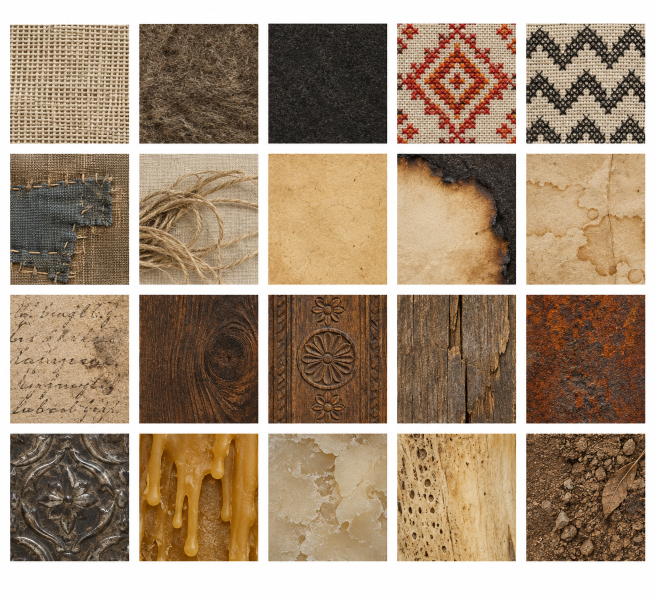
#> input picture assets/images/ChatGPT Image 11 de set. de 2026, 12_55_46.png, 1310 x 1200 px (shown at 1/2 size)
$ python fatiar-assets.py
#> lines starting #> are read from the running program, lines starting #| are printed output that depends on the picture; after the words box and inside, x2 and y2 are one past the last pixel; in counts of white or black regions, pixels touching at a corner belong together
# -*- coding: utf-8 -*-
"""
Fatia as folhas de contato geradas por IA nos arquivos individuais do app.

As folhas vem em uma imagem so, com varios itens em grade (ver
docs/ASSETS_A_GERAR.md). Este script acha as calhas e corta.

Por que detectar a calha em vez de dividir a largura por 5: o gerador nao
devolve exatamente a proporcao pedida, e as celulas nao ficam com largura
identica. Dividir por geometria corta material da borda de uma celula e sobra
calha na outra. Procurar as linhas de fundo continuo acerta as duas coisas.
"""
import io
import os
import sys

import numpy as np
from PIL import Image

RAIZ = os.path.dirname(os.path.dirname(os.path.abspath(__file__)))
ENTRADA = os.path.join(RAIZ, 'assets', 'images')


def faixas(mascara_fundo, minimo):
    """
    Converte um vetor booleano "esta linha e toda fundo?" em faixas de conteudo.

    Devolve [(inicio, fim)] de cada trecho continuo de conteudo com pelo menos
    `minimo` pixels — o minimo descarta ruido de compressao na calha.
    """
    out, inicio = [], None
    for i, e_fundo in enumerate(mascara_fundo):
        if not e_fundo and inicio is None:
            inicio = i
        elif e_fundo and inicio is not None:
            if i - inicio >= minimo:
                out.append((inicio, i))
            inicio = None
    if inicio is not None and len(mascara_fundo) - inicio >= minimo:
        out.append((inicio, len(mascara_fundo)))
    return out


def grade(img, e_fundo, minimo_frac=0.25):
    """Acha as colunas e linhas de conteudo de uma folha em grade."""
    a = np.asarray(img.convert('RGB')).astype(np.int16)
    fundo = e_fundo(a)  # matriz booleana HxW
    h, w = fundo.shape
    cols = faixas(fundo.all(axis=0), int(w / 12 * minimo_frac))
    rows = faixas(fundo.all(axis=1), int(h / 12 * minimo_frac))
    return cols, rows


def quase_branco(a):
    return (a > 233).all(axis=2)


def verde_croma(a):
    r, g, b = a[:, :, 0], a[:, :, 1], a[:, :, 2]
    return (g > 90) & (g.astype(int) - r > 45) & (g.astype(int) - b > 45)


def aparar_borda(img, tolerancia=14, maximo_frac=0.08):
    """
    Remove a tira de calha que sobra no recorte.

    O detector de grade usa `quase_branco` (`> 233` nos tres canais), e os
    pixels da transicao entre a calha branca e o material caem abaixo disso
    primeiro no canal AZUL — papel e linho sao creme, entao o azul despenca
    antes do vermelho. Resultado: a borda entra no recorte como conteudo.

    Isso passa despercebido enquanto a textura e usada em opacidade baixa, e
    aparece de forma gritante quando ela vai a `resizeMode="repeat"`: cada
    emenda de ladrilho desenha a tira clara, e a superficie ganha uma grade de
    linhas brancas. Foi assim que a carta de funcao ficou com linha branca em
    cima, embaixo e nas laterais.

    Medido em `papel-encardido.png` antes da correcao:

        linha  0   [229.5 205.2 169.7]
        linha  1   [205.5 163.0 105.0]   <- o papel de verdade
        linha -1   [245.6 236.8 223.4]   <- quase branca

    Aqui a referencia e a mediana do MIOLO (60% centrais), e some toda borda
    que se afasta dela mais que `tolerancia`. O teto de 8% por lado evita que
    um material legitimamente claro numa ponta seja comido.
    """
    a = np.asarray(img.convert('RGB')).astype(np.int16)
    h, w = a.shape[:2]
    miolo = a[int(h * 0.2):int(h * 0.8), int(w * 0.2):int(w * 0.8)]
    referencia = np.median(miolo.reshape(-1, 3), axis=0)

    def longe(linha):
        return np.abs(linha.mean(axis=0) - referencia).max() > tolerancia

    topo, base = 0, h
    for _ in range(int(h * maximo_frac)):
        if topo < base and longe(a[topo]):
            topo += 1
        else:
            break
    for _ in range(int(h * maximo_frac)):
        if base - 1 > topo and longe(a[base - 1]):
            base -= 1
        else:
            break

    esq, dir_ = 0, w
    for _ in range(int(w * maximo_frac)):
        if esq < dir_ and longe(a[:, esq]):
            esq += 1
        else:
            break
    for _ in range(int(w * maximo_frac)):
        if dir_ - 1 > esq and longe(a[:, dir_ - 1]):
            dir_ -= 1
        else:
            break

    return img.crop((esq, topo, dir_, base))


def salvar(img, caixa, destino, aparar=True):
    os.makedirs(os.path.dirname(destino), exist_ok=True)
    recorte = img.crop(caixa)
    if aparar:
        recorte = aparar_borda(recorte)
    recorte.save(destino)


def chave_de_cor(recorte):
    """
    Remove o verde-croma e devolve RGBA.

    A borda de um objeto fotografado carrega um pouco do verde do fundo por
    causa do anti-aliasing. Zerar so o que e "bem verde" deixa uma franja; por
    isso o alfa cai de forma gradual na faixa de transicao, e o residuo verde e
    descontado do proprio pixel.
    """
    a = np.asarray(recorte.convert('RGB')).astype(np.float32)
    r, g, b = a[:, :, 0], a[:, :, 1], a[:, :, 2]
    # Quanto o verde se destaca do maior dos outros dois canais.
    excesso = g - np.maximum(r, b)
    alfa = np.clip((60.0 - excesso) / 45.0, 0.0, 1.0)
    # Desconta a contaminacao verde da borda.
    g2 = np.where(excesso > 0, np.minimum(g, np.maximum(r, b)), g)
    rgba = np.dstack([r, g2, b, alfa * 255.0]).astype(np.uint8)
    return Image.fromarray(rgba, 'RGBA')


def recortar_conteudo(rgba, folga=2):
    """Aperta o recorte na parte visivel, com uma folga de seguranca."""
    alfa = np.asarray(rgba)[:, :, 3]
    ys, xs = np.where(alfa > 12)
    if len(xs) == 0:
        return rgba
    x0, x1 = max(0, xs.min() - folga), min(rgba.width, xs.max() + 1 + folga)
    y0, y1 = max(0, ys.min() - folga), min(rgba.height, ys.max() + 1 + folga)
    return rgba.crop((x0, y0, x1, y1))


MATERIAIS = [
    'linho-cru', 'la-grossa', 'feltro-escuro', 'bordado-vermelho', 'bordado-preto',
    'remendo', 'barbante', 'papel-encardido', 'papel-queimado', 'papel-manchado',
    'manuscrito', 'nogueira', 'entalhe', 'ripa-gasta', 'ferro-oxidado',
    'prata-batida', 'cera', 'sebo', 'osso', 'terra',
]

RECORTES = [
    'chave', 'ferradura', 'prego', 'vela', 'colher',
    'frasco', 'sino', 'cruz', 'faca', 'corda',
    'espelho', 'ossos', 'la', 'dente', 'anel',
    'moeda', 'lamparina', 'machadinha', 'pena-tinteiro', 'selo',
]

FUNDOS = ['noite', 'dia', 'morte', 'vitoria', 'neutro', 'terra']


# As folhas, por NOME e nao por ordem alfabetica.
#
# Isto ja quebrou uma vez: o script pegava `sorted(...)[0], [1], [2]` da pasta
# `assets/images/`. Funcionou enquanto so havia as tres folhas; no momento em
# que o usuario largou ali a folha de icones e um print da logo, "Captura de
# tela ..." virou o primeiro item e o script tentou fatiar um print de 122x150
# como se fosse a folha de 20 materiais.
#
# `assets/images/` e a pasta onde o usuario JOGA imagem nova — tratar a ordem
# dela como contrato e errado por construcao. Folha nova: acrescente aqui.
FOLHAS = {
    'materiais': 'ChatGPT Image 11 de set. de 2026, 12_55_46.png',
    'recortes': 'ChatGPT Image 11 de set. de 2026, 12_58_34.png',
    'fundos': 'ChatGPT Image 11 de set. de 2026, 13_01_27.png',
    # A folha de icones das funcoes tem script proprio, porque a grade dela nao
    # e detectavel: ver `scripts/fatiar-icones-roles.py`.
}


def folha(nome):
    caminho = os.path.join(ENTRADA, FOLHAS[nome])
    if not os.path.exists(caminho):
        sys.exit(
            f'Nao achei a folha de {nome}:\n    {caminho}\n\n'
            'Se o arquivo foi renomeado ou substituido, atualize FOLHAS no topo '
            'deste script. A ordem dos arquivos na pasta nao e usada de proposito.'
        )
    return caminho


def celulas(img, cols, rows, esperado, nome_folha):
    total = len(cols) * len(rows)
    print(f'  {nome_folha}: {len(cols)} colunas x {len(rows)} linhas = {total}')
    if total != esperado:
        print(f'  !! esperava {esperado} celulas. Confira a deteccao de calha.')
    return total == esperado


def main():
    materiais, recortes, fundos = (folha('materiais'), folha('recortes'), folha('fundos'))

    # ── Bloco 1: materiais, calha branca, 5 x 4 ─────────────────────────────
    img = Image.open(materiais)
#> img is the input picture: PIL image 1310x1200 RGB; mean R, G, B 164.5, 143.6, 121.4
    cols, rows = grade(img, quase_branco)
#> in quase_branco, `return (a > 233).all(axis=2)`:
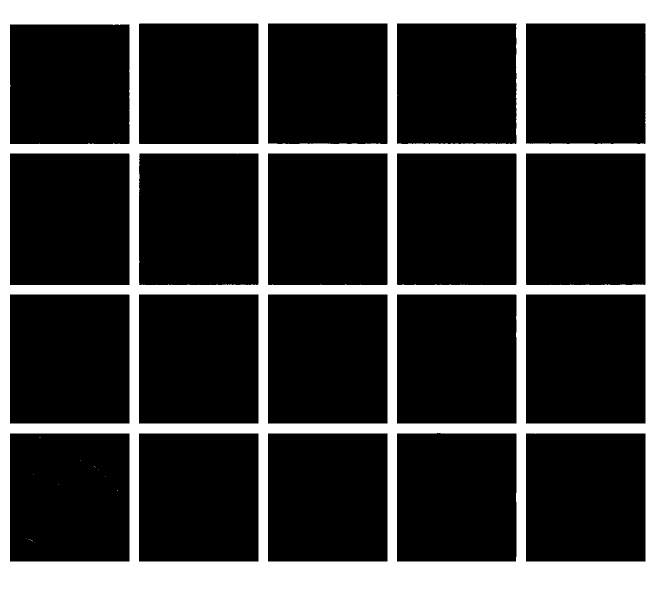
#> returned value: shape (1200, 1310) bool (shown at 1/2 size); 22.7% white; 14 white regions (13 under 20 px), largest, box (x1, y1, x2, y2) and area: (0, 0, 1310, 1200) 356865
#> the loop in faixas, `for i, e_fundo in enumerate(mascara_fundo):` made 1310 passes
#> e_fundo on passes 1 to 12: True, True, True, True, True, True, True, True, True, True, True, True
#> after the loop in faixas, `for i, e_fundo in enumerate(mascara_fundo):`: out = [(20, 259), (278, 517), (536, 775), (794, 1033), (1052, 1291)]
#> in grade, `cols = faixas(fundo.all(axis=0), int(w / 12 * minimo_frac))`: cols has the same summary as out in faixas
#> the loop in faixas (call 2), `for i, e_fundo in enumerate(mascara_fundo):` made 1200 passes
#> in grade, `rows = faixas(fundo.all(axis=1), int(h / 12 * minimo_frac))`: rows = [(47, 288), (307, 570), (589, 847), (866, 1123)]
#> cols has the same summary as out in faixas; rows = [(47, 288), (307, 570), (589, 847), (866, 1123)]
    if celulas(img, cols, rows, 20, 'materiais'):
#> in celulas, `total = len(cols) * len(rows)`: total = 20
#|   materiais: 5 colunas x 4 linhas = 20
        i = 0
#> i = 0
        for y0, y1 in rows:
            for x0, x1 in cols:
                salvar(img, (x0, y0, x1, y1),
                       os.path.join(RAIZ, 'assets', 'textures', MATERIAIS[i] + '.png'))
                i += 1
#> this loop made 4 passes
#> (y0, y1) on passes 1 to 4: (47, 288), (307, 570), (589, 847), (866, 1123)
#> pass 1, in aparar_borda, `miolo = a[int(h * 0.2):int(h * 0.8), int(w * 0.2):int(w * 0.8)]`:
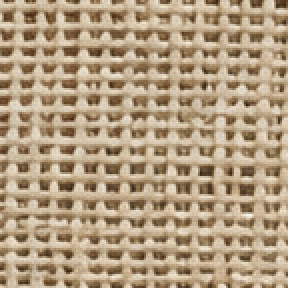
#> miolo: shape (144, 144, 3) int16 (shown 2 times larger); mean R, G, B 177.8, 156.2, 127.8
#> after the loop, i = 20

    # ── Bloco 2: recortes, fundo verde, 5 x 4 ───────────────────────────────
    img = Image.open(recortes)
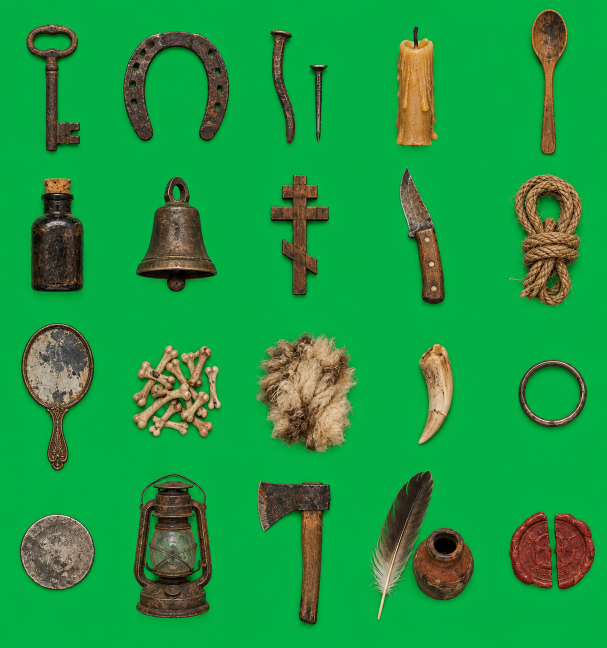
#> input picture assets/images/ChatGPT Image 11 de set. de 2026, 12_58_34.png, 1214 x 1295 px (shown at 1/2 size)
#> img is the input picture: PIL image 1214x1295 RGB; mean R, G, B 26.6, 153.1, 66.3
    a = np.asarray(img.convert('RGB')).astype(np.int16)
#> a: shape (1295, 1214, 3) int16
    fundo = verde_croma(a)
#> in verde_croma, `return (g > 90) & (g.astype(int) - r > 45) & (g.astype(int) - b > 45)`: returned value: shape (1295, 1214) bool; 77.3% white; 32 black regions (9 under 20 px), largest, box (x1, y1, x2, y2) and area: (513, 665, 713, 904) 34194, (268, 947, 424, 1236) 32531, (1019, 349, 1164, 612) 24738
    h, w = fundo.shape
#> h = 1295; w = 1214
    cols = faixas(fundo.all(axis=0), int(w / 12 * 0.25))
#> cols = [(40, 190), (247, 458), (513, 713), (746, 948), (1019, 1190)]
    print(f'  recortes: {len(cols)} colunas')
#|   recortes: 5 colunas

    # As linhas sao procuradas DENTRO de cada coluna, e nao na folha inteira.
    # Um objeto alto (o espelho) desce o bastante para encostar na linha de
    # baixo da coluna vizinha: na folha inteira nao sobra nenhuma linha
    # totalmente verde ali, e a grade some. Dentro da coluna, sobra.
    grelha = {}
    for ci, (x0, x1) in enumerate(cols):
        linhas = faixas(fundo[:, x0:x1].all(axis=1), int(h / 12 * 0.25))
        print(f'    coluna {ci + 1}: {len(linhas)} objetos')
        for ri, (y0, y1) in enumerate(linhas):
            grelha[(ri, ci)] = (x0, y0, x1, y1)
#> this loop made 5 passes
#> (x0, x1, linhas) on passes 1 to 5: (40, 190, [(49, 303), (357, 584), (646, 942), (1028, 1180)]), (247, 458, [(63, 282), (353, 584), (691, 875), (947, 1236)]), (513, 713, [(61, 287), (350, 590), (665, 906), (963, 1249)]), (746, 948, [(53, 296), (335, 608), (688, 888), (942, 1240)]), (1019, 1190, [(19, 310), (349, 612), (720, 855), (1024, 1179)])
#|     coluna 1: 4 objetos
#|     coluna 2: 4 objetos
#|     coluna 3: 4 objetos
#|     coluna 4: 4 objetos
#|     coluna 5: 4 objetos
#> after the loop, grelha = 20 items

    if len(grelha) != 20:
        print(f'  !! esperava 20 recortes, achei {len(grelha)}.')
    else:
        for (ri, ci), caixa in sorted(grelha.items()):
            peca = recortar_conteudo(chave_de_cor(img.crop(caixa)))
            nome = RECORTES[ri * len(cols) + ci]
            destino = os.path.join(RAIZ, 'assets', 'icons', 'recortes', nome + '.png')
            os.makedirs(os.path.dirname(destino), exist_ok=True)
            peca.save(destino)
#> this loop made 20 passes
#> (ri, ci, caixa, x0 in recortar_conteudo, x1 in recortar_conteudo, y1 in recortar_conteudo, nome) on passes 1 to 12: (0, 0, (40, 49, 190, 303), 11, 122, 254, 'chave'), (0, 1, (247, 63, 458, 282), 0, 211, 219, 'ferradura'), (0, 2, (513, 61, 713, 287), 26, 144, 226, 'prego'), (0, 3, (746, 53, 948, 296), 44, 132, 243, 'vela'), (0, 4, (1019, 19, 1190, 310), 41, 118, 291, 'colher'), (1, 0, (40, 357, 190, 584), 19, 129, 227, 'frasco'), (1, 1, (247, 353, 458, 584), 23, 189, 231, 'sino'), (1, 2, (513, 350, 713, 590), 26, 147, 240, 'cruz'), (1, 3, (746, 335, 948, 608), 51, 145, 273, 'faca'), (1, 4, (1019, 349, 1190, 612), 0, 147, 263, 'corda'), (2, 0, (40, 646, 190, 942), 1, 150, 296, 'espelho'), (2, 1, (247, 691, 458, 875), 17, 197, 184, 'ossos')
#> pass 1, in chave_de_cor, `r, g, b = a[:, :, 0], a[:, :, 1], a[:, :, 2]`:
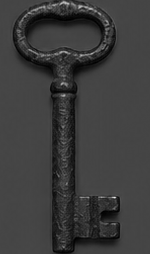
#> b: shape (254, 150) float32; min 0, max 237, mean 60.9

    # ── Bloco 3: fundos, calha branca, 3 x 2 ────────────────────────────────
    img = Image.open(fundos)
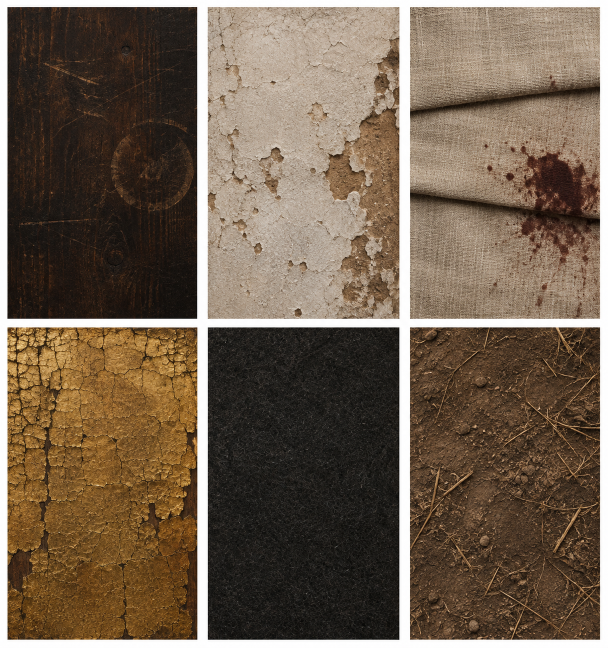
#> input picture assets/images/ChatGPT Image 11 de set. de 2026, 13_01_27.png, 1215 x 1295 px (shown at 1/2 size)
#> img is the input picture: PIL image 1215x1295 RGB; mean R, G, B 112.4, 95.5, 78.2
    cols, rows = grade(img, quase_branco)
#> in quase_branco (call 2), `return (a > 233).all(axis=2)`:
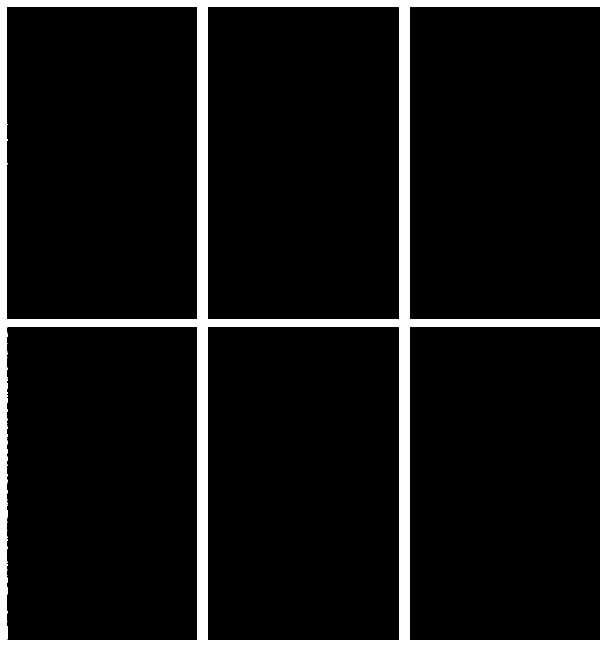
#> returned value: shape (1295, 1215) bool (shown at 1/2 size); 9% white; 1 white region, box (x1, y1, x2, y2) and area: (0, 0, 1215, 1295) 141295
#> cols = [(14, 395), (415, 799), (819, 1201)]; rows = [(14, 638), (654, 1280)]
    if celulas(img, cols, rows, 6, 'fundos'):
#|   fundos: 3 colunas x 2 linhas = 6
        i = 0
#> i = 0
        for y0, y1 in rows:
            for x0, x1 in cols:
                salvar(img, (x0, y0, x1, y1),
                       os.path.join(RAIZ, 'assets', 'fundos', FUNDOS[i] + '.png'))
                i += 1
#> this loop made 2 passes
#> (y0, y1) on passes 1 to 2: (14, 638), (654, 1280)
#> pass 1, in salvar (call 21), `recorte = aparar_borda(recorte)`:
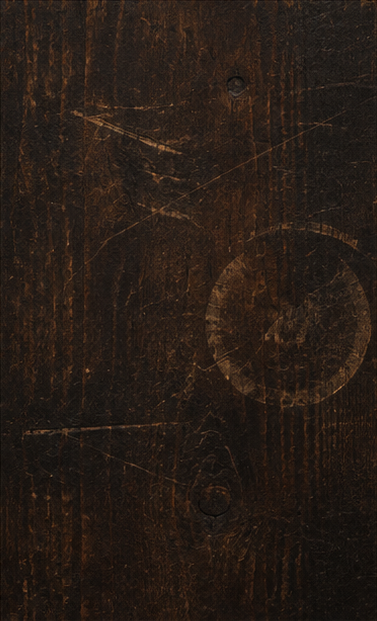
#> recorte: PIL image 377x621 RGB; mean R, G, B 39.7, 29, 22.2
#> after the loop, i = 6


if __name__ == '__main__':
    main()
